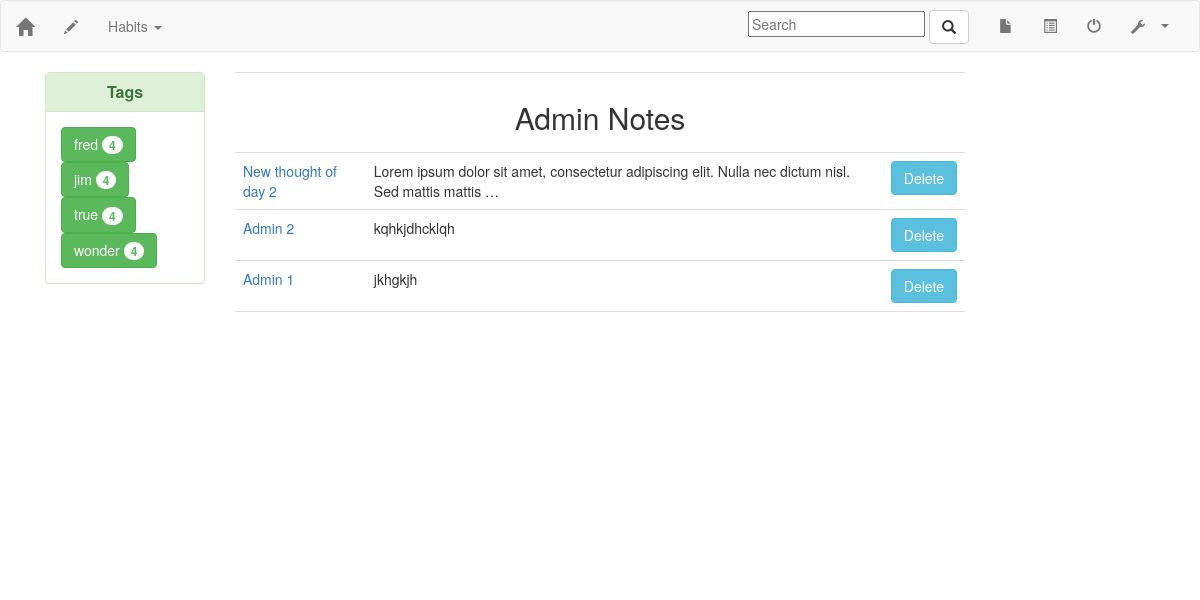
Before: /fc/ (signed in) with the older database file.
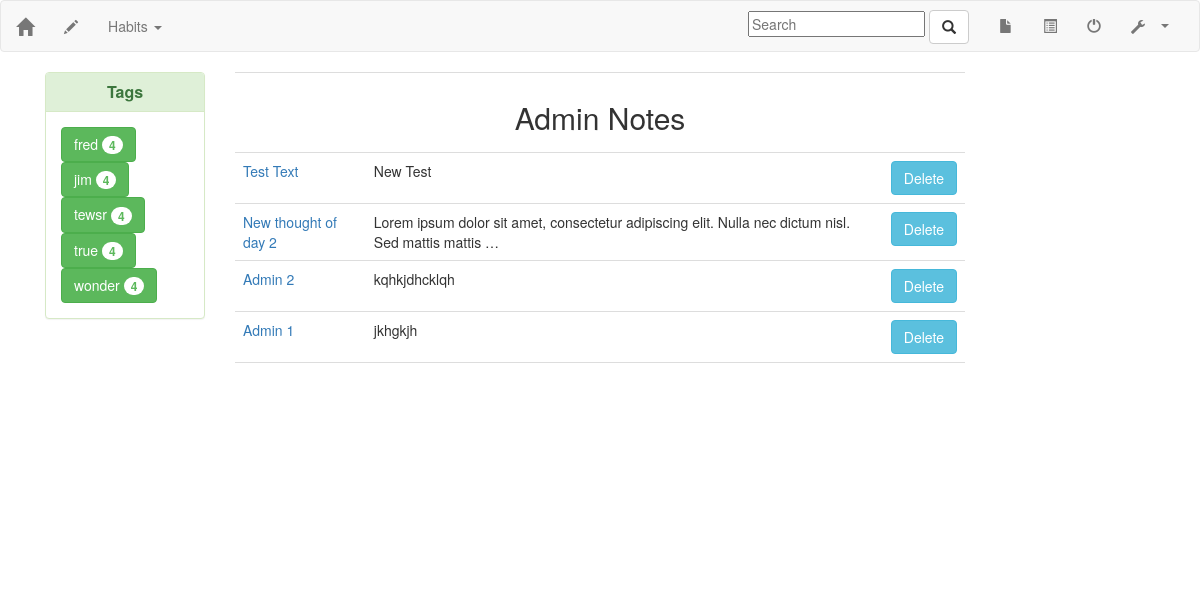
After: the same page with the newer database file.
### cabinet/models.py (models this page shows, shortened)
class Tag(models.Model):
    user = models.ForeignKey(User)
    user_tag = models.CharField(max_length=25)
    def __str__(self):
        return self.user_tag

class Note(models.Model):
    user = models.ForeignKey(User)
    title = models.CharField(max_length=200)
    text_tag = models.CharField(max_length=500, default="tag", blank=True)
    text = models.TextField()
    slug = models.SlugField()
    htmltext = models.TextField(editable=False)
    created = models.DateTimeField(auto_now_add=True)

### cabinet/views.py (the view)
def note_list(request, template_name='cabinet/note_list.html'):
    data = Note.objects.all().filter(user=request.user).order_by('-created')
    notes = {}
    notes['object_list'] = data
    data_t = Tag.objects.all().filter(user=request.user).order_by('user_tag')
    tags = {}
    tags['object_list'] = data_t
    paginator = Paginator(data, 7)
    try:
        page = request.GET.get('page')
    except PageNotAnInteger:
        page = paginator.page(1)
    except EmptyPage:
        page = paginator.page(paginator.num_pages)
    try:
        note_list = paginator.page(page)
    except:
        note_list = paginator.page(paginator.num_pages)
    request.session['cabinet'] = True
    return render(request, template_name, {'note_list': note_list,
                                          'tags':tags})

### performance/templates/cabinet/note_list.html (shortened to what this page needs)
{% extends 'acct/homebase.html' %}
{% load static %}
{% block content %}
<link rel="stylesheet" href="{% static "css/base.css"%}">
<div id="app">
<div class="col-lg-2 vscroll">
  <div class = "panel panel-success">
     <div class = "panel-heading">
        <h3 class = "panel-title text-center"><strong>Tags</strong></h3>
     </div>
     <div class = "panel-body">
      {% for tag in tags.object_list%}
        <button  id="tag_{{ forloop.counter }}" class="btn btn-success badge-bar"
         @mouseover="turnGreen"
         @mouseleave="turnBlack"
         :class="{tagcolor: isActive == 'tag_{{ forloop.counter }}'}">{{ tag }}
         <span class="badge">4</span></button><br>
     {% endfor %}
    </div>
  </div>
</div>
<div class="col-lg-8">
  <div class="table-responsive">
    <table class="table table-hover">
      <th colspan="3"style="text-align: center;"><h2>{{ user.username|capfirst }} Notes</h2></th>
      {% for note in note_list %}
        <tr>
          <td ><a href="{% url "cabinet:note_edit" note.id %}">{{ note.title }}</a></td>
          <td>{{ note.text|truncatewords:15 }}</td>
          <td><button type="button" class="btn btn-info btn-success" data-toggle="modal" data-target="#deleteModal{{ note.id }}">Delete</button></td>
        </tr>
      {% endfor %}
    </table>
  </div>
  </div>
  <div class="col-lg-2">
  </div>
</div>
{% endblock %}

### performance/templates/acct/homebase.html (shortened to what this page needs)
<!DOCTYPE html>
{% load static %}
<html>
  <head>
    <link rel="stylesheet" href="https://maxcdn.bootstrapcdn.com/bootstrap/3.3.7/css/bootstrap.min.css">
  </head>
  <body>
    {% include "acct/homenavbar.html" %}
    <div class="container">
        {% block content %}
        {% endblock %}
    </div>
  </body>
</html>

### performance/templates/acct/homenavbar.html (shortened to what this page needs)
<div id="navbar">
<nav class="navbar navbar-default">
  <div class="container-fluid">
    <div class="navbar-header">
      <a class="navbar-brand glyphicon glyphicon-home gi-15x" href="/account/#" data-toggle="tooltip"
          data-placement="right" title="Home"></a>
    </div>
    {% if user.is_authenticated %}
    <div class="collapse navbar-collapse" id="main-navbar">
      <ul class="nav navbar-nav">
        {%if  request.path == '/fc/' %}
        <li><a class="active glyphicon glyphicon-pencil"  gi-15x data-toggle="tooltip"
          data-placement="right" title="New" href="/fc/new"><span class="sr-only">(current)</span></a>
        </li>
        {% endif %}
        <li class="dropdown">
          <a href="#" class="dropdown-toggle" data-toggle="dropdown" role="button"
          aria-haspopup="true" aria-expanded="false">Habits
          <span class="caret"></span></a>
        </li>
      </ul>
      <ul class="nav navbar-nav navbar-right">
        <li>
          <a href="/fc/?page=1" ><span class="glyphicon glyphicon-file  gi-15x "data-toggle="tooltip"
            data-placement="left" title="Notes"></span></a>
        </li>
        <li>
          <a href="/td"><span class="glyphicon glyphicon-list-alt  gi-15x"data-toggle="tooltip" data-placement="left" title="To Do"></span></a>
        </li>
        <li><a href="/account/logout/"><span class="glyphicon glyphicon glyphicon-off gi-15x" data-toggle="tooltip"
          data-placement="left" title="Log Out"></span></a>
        </li>
        <li class="dropdown">
          <a href="#" class="dropdown-toggle glyphicon glyphicon-wrench gi-15x"
            data-toggle="dropdown" role="button" aria-haspopup="true" aria-expanded="false">
            <span class="caret"></span>
          </a>
        </li>
      </ul>
      <form class="navbar-form navbar-right">
          <input type="text" class="span6 input-large col-xs-64 search-query" placeholder="Search">
        <button type="submit" class="btn btn-default glyphicon glyphicon-search"></button>
      </form>
    </div>
    {% else %}
      <li><a class='nav navbar-right' href="/" >Home</a></li>
      <li><a class='nav navbar-right' href="/account/login" ><span class="glyphicon glyphicon-user"></span></a></li>
    {% endif %}
    </div>
</nav>
</div>

### performance/static/css/base.css (style rules this page uses)
table { border-radius: 5px; width: 80%; margin: 0px auto; float: none; }
table, th, td { border-collapse: collapse; }
th, td { padding: 5px; text-align: left; }
th, td { padding: 8px; text-align: left; border-bottom: 1px solid #ddd; }
.vscroll { float:left; overflow-y: auto; height: 500px; }

Changed rows visible on the page:
added Tag: user_tag "tewsr"
added Note: title "Test Text", text "New Test"
